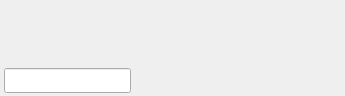
<?xml version="1.0" encoding="UTF-8"?>
<ui version="4.0">
 <class>qpd_basic</class>
 <widget class="QWidget" name="qpd_basic">
  <property name="geometry">
   <rect>
    <x>0</x>
    <y>0</y>
    <width>345</width>
    <height>96</height>
   </rect>
  </property>
  <property name="windowTitle">
   <string>qpd_basic</string>
  </property>
  <widget class="QLineEdit" name="lineEdit">
   <property name="geometry">
    <rect>
     <x>4</x>
     <y>68</y>
     <width>127</width>
     <height>25</height>
    </rect>
   </property>
  </widget>
 </widget>
 <layoutdefault spacing="6" margin="11"/>
 <resources/>
 <connections/>
 <designerdata>
  <property name="gridDeltaX">
   <number>2</number>
  </property>
  <property name="gridDeltaY">
   <number>2</number>
  </property>
  <property name="gridSnapX">
   <bool>true</bool>
  </property>
  <property name="gridSnapY">
   <bool>true</bool>
  </property>
  <property name="gridVisible">
   <bool>true</bool>
  </property>
 </designerdata>
</ui>
